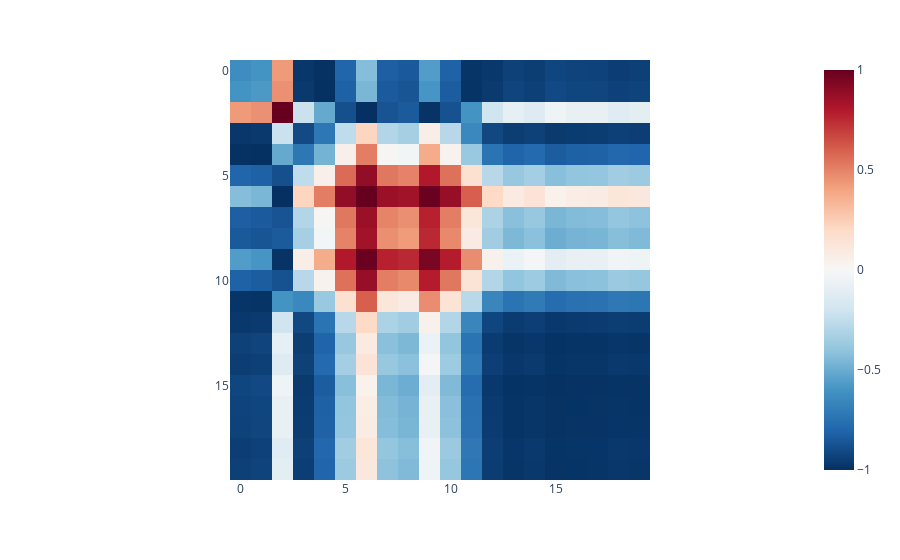
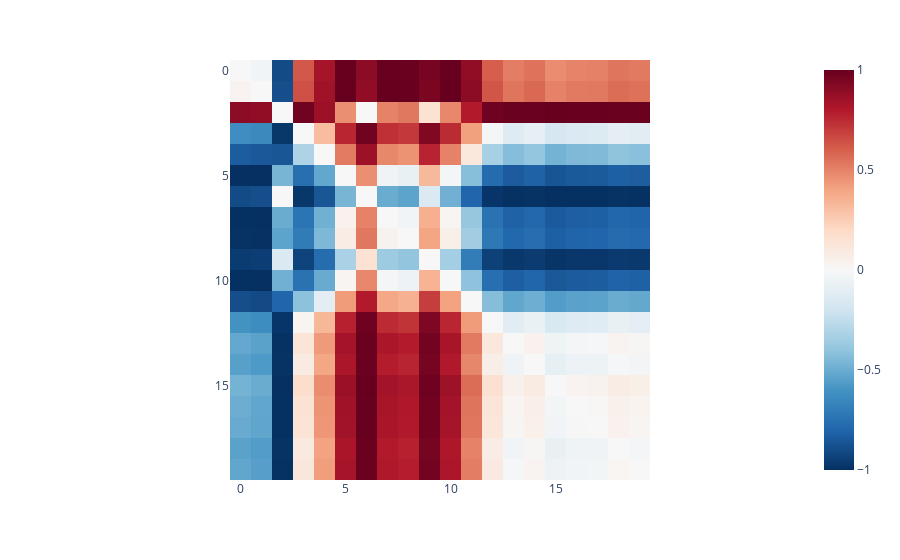
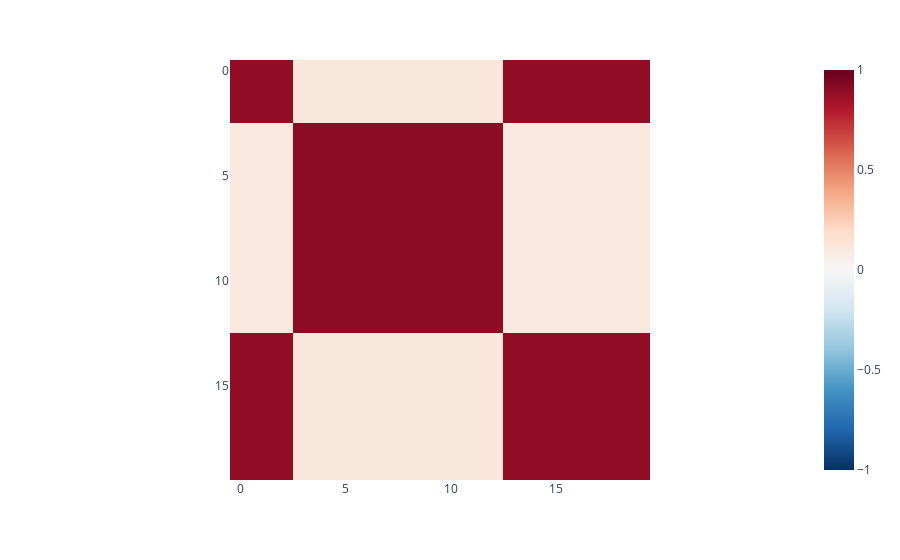

The notebook cell saved with these charts, in order:
### Code cell
import plotly.express as px

df_janela = cria_janela(99)[0]
img = create_gaf(df_janela.T)
print(img.shape[0], "imagens de dimensão", img.shape[1:3], "com", img.shape[3], "canais (RGB)")

# representação visual do que cada timeframe vira
fig = px.imshow(img[0, :, :, :], zmin=-1., zmax=1.)# color_continuous_scale='RdBu_r'
fig.show()

fig = px.imshow(img[0, :, :, 0], zmin=-1., zmax=1., color_continuous_scale='RdBu_r')
fig.show()

fig = px.imshow(img[0, :, :, 1], zmin=-1., zmax=1., color_continuous_scale='RdBu_r')
fig.show()

fig = px.imshow(img[0, :, :, 2], zmin=-1., zmax=1., color_continuous_scale='RdBu_r')
fig.show()

### Figure 1 — Plotly figure (JSON) as saved in the notebook; plotly's stock layout.template omitted (floating-point values rounded to 4 significant figures; data arrays with more than 128 entries replaced by an {"elided": "..."} marker saying what was removed)
{"data": [{"coloraxis": "coloraxis", "hovertemplate": "x: %{x}<br>y: %{y}<br>color: %{z}<extra></extra>", "name": "0", "type": "heatmap", "xaxis": "x", "yaxis": "y", "z": {"elided": "20x20 float values"}}], "layout": {"coloraxis": {"cmax": 1, "cmin": -1, "colorscale": [[0, "rgb(5,48,97)"], [0.1, "rgb(33,102,172)"], [0.2, "rgb(67,147,195)"], [0.3, "rgb(146,197,222)"], [0.4, "rgb(209,229,240)"], [0.5, "rgb(247,247,247)"], [0.6, "rgb(253,219,199)"], [0.7, "rgb(244,165,130)"], [0.8, "rgb(214,96,77)"], [0.9, "rgb(178,24,43)"], [1, "rgb(103,0,31)"]]}, "margin": {"t": 60}, "xaxis": {"anchor": "y", "constrain": "domain", "domain": [0, 1], "scaleanchor": "y"}, "yaxis": {"anchor": "x", "autorange": "reversed", "constrain": "domain", "domain": [0, 1]}}}

### Figure 2 — Plotly figure (JSON) as saved in the notebook; plotly's stock layout.template omitted (floating-point values rounded to 4 significant figures; data arrays with more than 128 entries replaced by an {"elided": "..."} marker saying what was removed)
{"data": [{"coloraxis": "coloraxis", "hovertemplate": "x: %{x}<br>y: %{y}<br>color: %{z}<extra></extra>", "name": "0", "type": "heatmap", "xaxis": "x", "yaxis": "y", "z": {"elided": "20x20 float values"}}], "layout": {"coloraxis": {"cmax": 1, "cmin": -1, "colorscale": [[0, "rgb(5,48,97)"], [0.1, "rgb(33,102,172)"], [0.2, "rgb(67,147,195)"], [0.3, "rgb(146,197,222)"], [0.4, "rgb(209,229,240)"], [0.5, "rgb(247,247,247)"], [0.6, "rgb(253,219,199)"], [0.7, "rgb(244,165,130)"], [0.8, "rgb(214,96,77)"], [0.9, "rgb(178,24,43)"], [1, "rgb(103,0,31)"]]}, "margin": {"t": 60}, "xaxis": {"anchor": "y", "constrain": "domain", "domain": [0, 1], "scaleanchor": "y"}, "yaxis": {"anchor": "x", "autorange": "reversed", "constrain": "domain", "domain": [0, 1]}}}

### Figure 3 — Plotly figure (JSON) as saved in the notebook; plotly's stock layout.template omitted (floating-point values rounded to 4 significant figures; data arrays with more than 128 entries replaced by an {"elided": "..."} marker saying what was removed)
{"data": [{"coloraxis": "coloraxis", "hovertemplate": "x: %{x}<br>y: %{y}<br>color: %{z}<extra></extra>", "name": "0", "type": "heatmap", "xaxis": "x", "yaxis": "y", "z": {"elided": "20x20 float values"}}], "layout": {"coloraxis": {"cmax": 1, "cmin": -1, "colorscale": [[0, "rgb(5,48,97)"], [0.1, "rgb(33,102,172)"], [0.2, "rgb(67,147,195)"], [0.3, "rgb(146,197,222)"], [0.4, "rgb(209,229,240)"], [0.5, "rgb(247,247,247)"], [0.6, "rgb(253,219,199)"], [0.7, "rgb(244,165,130)"], [0.8, "rgb(214,96,77)"], [0.9, "rgb(178,24,43)"], [1, "rgb(103,0,31)"]]}, "margin": {"t": 60}, "xaxis": {"anchor": "y", "constrain": "domain", "domain": [0, 1], "scaleanchor": "y"}, "yaxis": {"anchor": "x", "autorange": "reversed", "constrain": "domain", "domain": [0, 1]}}}
